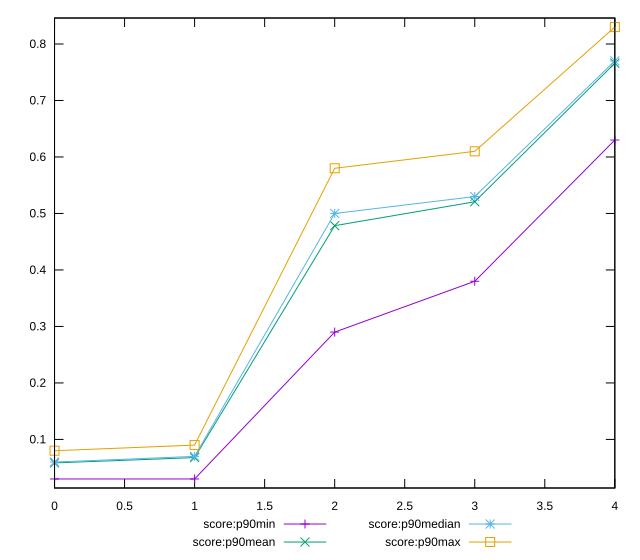

The gnuplot source for this figure:
reset

$scoreP90Min <<EOF
0 0.03
1 0.03
2 0.29
3 0.38
4 0.63
EOF

$scoreP90Mean <<EOF
0 0.058404255319148904
1 0.06787234042553192
2 0.47840425531914915
3 0.5207446808510638
4 0.7659574468085106
EOF

$scoreP90Median <<EOF
0 0.06
1 0.07
2 0.5
3 0.53
4 0.77
EOF

$scoreP90Max <<EOF
0 0.08
1 0.09
2 0.58
3 0.61
4 0.83
EOF

set key outside below
set xrange [0:4]
set yrange [0.013999999999999999:0.846]
set trange [0.013999999999999999:0.846]
set terminal svg size 640, 560 enhanced background rgb 'white'
set output "report_00015_2021-02-09T16-11-33.973Z/interactive/progression/score.svg"

plot $scoreP90Min title "score:p90min" with linespoints, \
     $scoreP90Mean title "score:p90mean" with linespoints, \
     $scoreP90Median title "score:p90median" with linespoints, \
     $scoreP90Max title "score:p90max" with linespoints

reset
